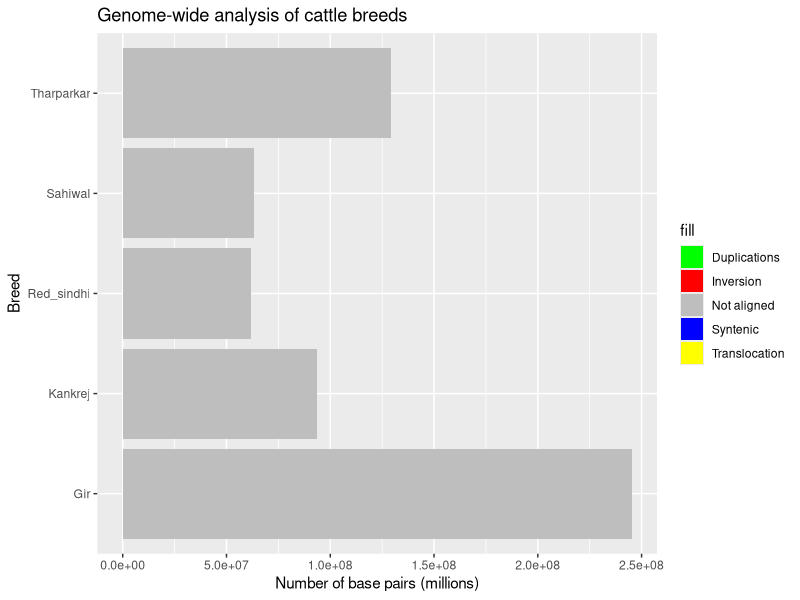

Recreate this plot in R.
library(ggplot2)

cattle_df <- data.frame(Breed = c("Sahiwal", "Red_sindhi", "Kankrej", "Tharparkar", "Gir"),
                        Syntenic = c(563253969, 565678522, 535517359, 503032529, 413340872),
                        Inversion = c(3125028, 5317975, 2298347, 2647949, 2688837),
                        Translocation = c(14915611, 17111694, 35009980, 56227464, 144005419),
                        Duplications = c(1132860, 1360229, 1301825, 1467263, 3826393),
                        Not_aligned = c(44075019, 37917050, 55178141, 69070685, 94807344))

cattle_df$Syntenic <- cattle_df$Syntenic / 10^6 # reducing size of synteny

ggplot(cattle_df, aes(x = Syntenic, y = Breed)) +
  geom_bar(aes(fill = "Syntenic"), stat = "identity") +
  geom_bar(aes(x = Syntenic + Inversion, y = Breed, fill = "Inversion"), stat = "identity", position = "stack") +
  geom_bar(aes(x = Syntenic + Inversion + Translocation, y = Breed, fill = "Translocation"), stat = "identity", position = "stack") +
  geom_bar(aes(x = Syntenic + Inversion + Translocation + Duplications, y = Breed, fill = "Duplications"), stat = "identity", position = "stack") +
  geom_bar(aes(x = Syntenic + Inversion + Translocation + Duplications + Not_aligned, y = Breed, fill = "Not aligned"), stat = "identity", position = "stack") +
  scale_fill_manual(values = c("Syntenic" = "blue", "Inversion" = "red", "Translocation" = "yellow", "Duplications" = "green", "Not aligned" = "gray")) +
  xlab("Number of base pairs (millions)") +
  ylab("Breed") +
  ggtitle("Genome-wide analysis of cattle breeds")
